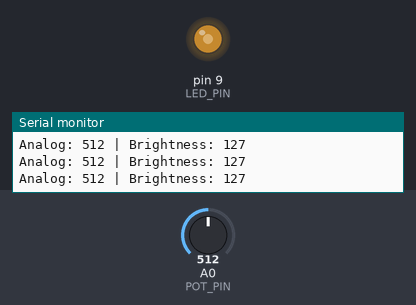
This sketch was run on a simulated Arduino Uno, built with avr-gcc and run on an emulated ATmega328P. Shown: output pins drawn as LEDs (lit = HIGH), the last lines printed to the serial monitor. Inputs (shaded band) come from the test bench; at power-on: A0 (POT_PIN) = 512.

Above: at 1.2 s.
1.3 s: A0 (POT_PIN) set to 105
At 1.7 s:
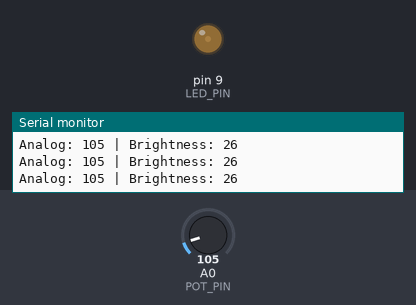
2.8 s: A0 (POT_PIN) set to 94
At 3.9 s:
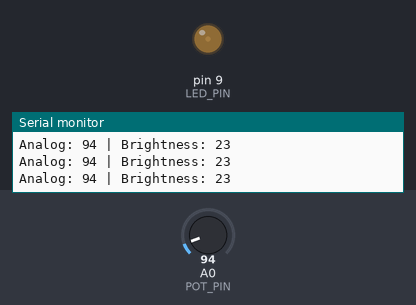
5.8 s: A0 (POT_PIN) set to 44
At 6.9 s:
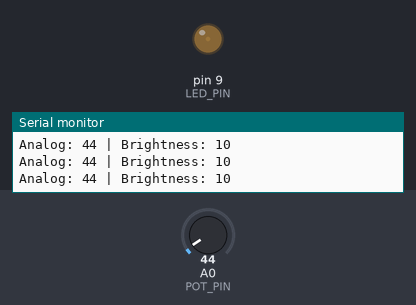
8.8 s: A0 (POT_PIN) set to 37
At 9.7 s:
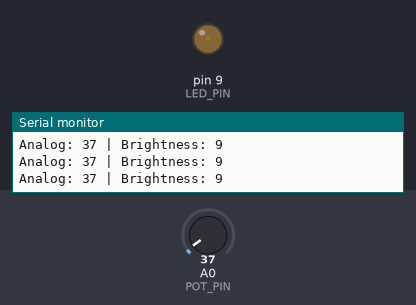
11.8 s: A0 (POT_PIN) set to 11
At 13.2 s:
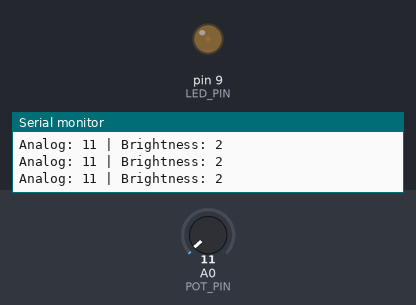
14.8 s: A0 (POT_PIN) set to 8
At 15.4 s:
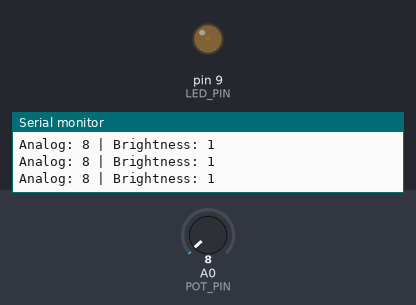
Timing chart, 0 to 17.8 s (numbered marks = the images above; inputs shaded):
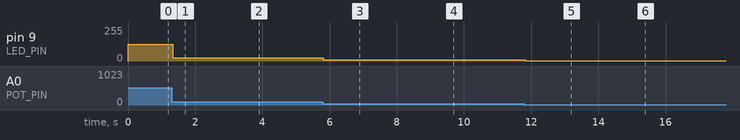

Measured:
- after the input at 1.3 s, pin 9 (LED_PIN): 127/255 → 26/255 at once
- after the input at 2.8 s, pin 9 (LED_PIN): 26/255 → 23/255 at once
- after the input at 5.8 s, pin 9 (LED_PIN): 23/255 → 10/255 at once
- after the input at 8.8 s, pin 9 (LED_PIN): 10/255 → 9/255 at once
- after the input at 11.8 s, pin 9 (LED_PIN): 9/255 → 2/255 at once
- after the input at 14.8 s, pin 9 (LED_PIN): 2/255 → 1/255 at once

The sketch:

Q1.ino
```cpp
/*
  Week 02 - Task 1
  Control LED brightness using a potentiometer.

  Potentiometer: 5V, GND, and middle pin to A0.
  LED: D9 -> resistor -> LED anode; LED cathode -> GND.
*/

const uint8_t POT_PIN = A0;
const uint8_t LED_PIN = 9; // PWM-capable pin on Uno/Nano

void setup()
{
  Serial.begin(9600);
  pinMode(LED_PIN, OUTPUT);
}

void loop()
{
  const int analogValue = analogRead(POT_PIN); // 0..1023

  // Scale the ADC range to the PWM range.
  int brightness = map(analogValue, 0, 1023, 0, 255);

  // Keep the PWM value in its legal range.
  brightness = constrain(brightness, 0, 255);

  analogWrite(LED_PIN, brightness);

  Serial.print(F("Analog: "));
  Serial.print(analogValue);
  Serial.print(F(" | Brightness: "));
  Serial.println(brightness);

  delay(10);
}
```
